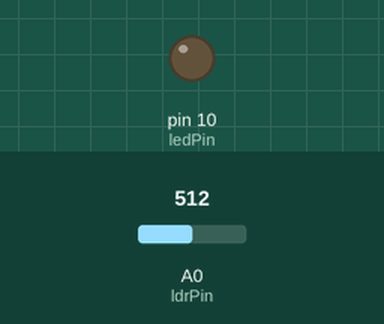
The sketch below on a simulated Arduino Uno, built with avr-gcc and run on an emulated ATmega328P. Parts: output pins drawn as LEDs (lit = HIGH). The test bench sets the inputs (shaded band); at power-on: A0 (ldrPin) = 512.

Above: at 1.2 s.
1.3 s: A0 (ldrPin) set to 484
At 1.6 s:
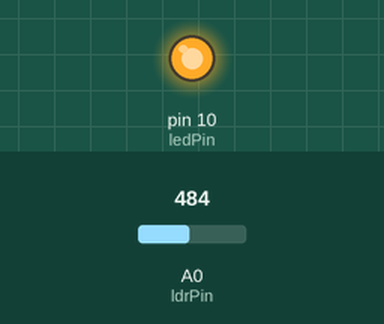
2.8 s: A0 (ldrPin) set to 510
At 3.9 s:
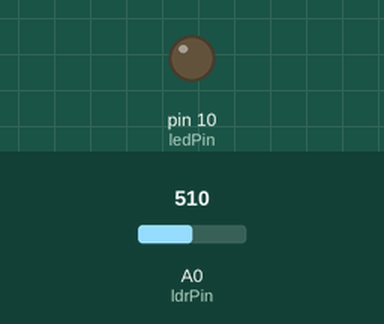
4.3 s: A0 (ldrPin) set to 490
At 5.1 s:
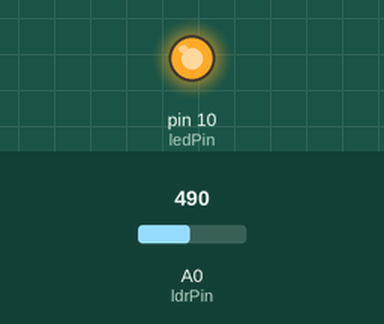
Timing chart, 0 to 7.3 s (numbered marks = the images above; inputs shaded):
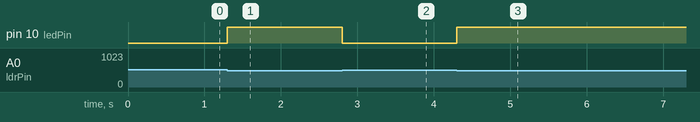

The sketch:

LDRBuzzerAlarm.ino
```cpp
int ldrPin = A0;
int ledPin = 10;

void setup() {
  // put your setup code here, to run once:
pinMode(ldrPin, INPUT);
pinMode(ledPin, OUTPUT);
}

void loop() {
  // put your main code here, to run repeatedly:
int st;
st = analogRead(ldrPin);
if(st>=500){
  digitalWrite(ledPin, LOW);
  }
else{
  digitalWrite(ledPin, HIGH);
  }
}
```

Measured:
- the behaviour switches between 500 and 499 on A0 (ldrPin) (found by bisection; images 0 and 1)
- after the input at 1.3 s, pin 10 (ledPin): LOW → HIGH at once
- after the input at 2.8 s, pin 10 (ledPin): HIGH → LOW at once
- after the input at 4.3 s, pin 10 (ledPin): LOW → HIGH at once
